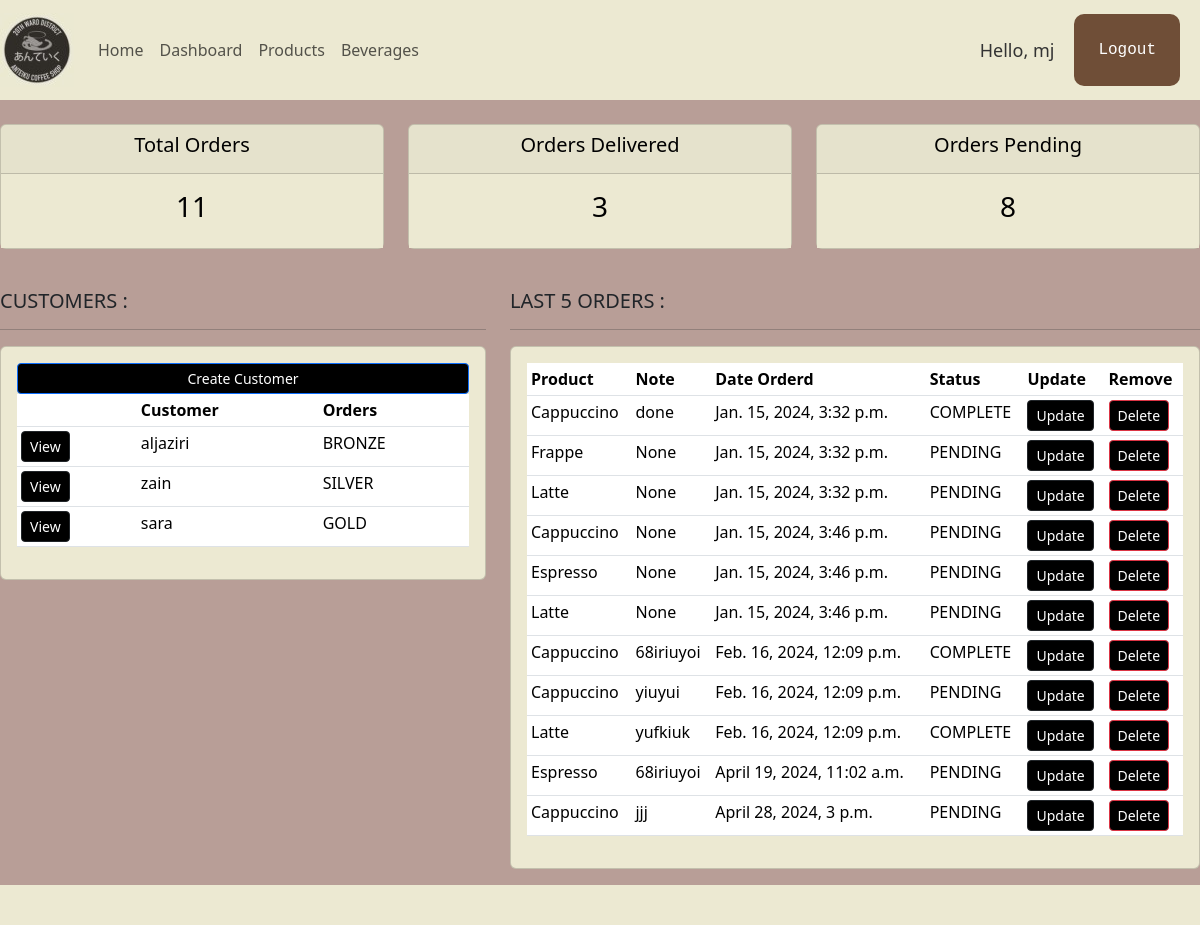
The page /dashboard/ (signed in) on the database its author committed.
### shopFront/models.py (models this page shows, shortened)
class Customer(models.Model):
    first_name = models.CharField(max_length=255)
    last_name = models.CharField(max_length=255)
    email = models.EmailField(unique=True)
    phone = models.CharField(max_length=255)
    birth_date = models.DateField(null=True)
    membership = models.CharField(max_length=6,choices=MEMPERSHIP_CHOICES,default=MEMBERSHIP_BRONZE)

class Order(models.Model):
    placed_at = models.DateTimeField(auto_now_add=True)
    payment_status = models.CharField(max_length=20,choices=PAYMENT_STATUS_CHOICES,default=PAYMENT_STATUS_PENDING)
    customer = models.ForeignKey(Customer,on_delete=models.PROTECT)
    product = models.ForeignKey(Product,null=True, on_delete=models.PROTECT)
    note = models.CharField(max_length=1000, null=True)

class Product(models.Model):
    title = models.CharField(max_length=255)
    description = models.TextField()
    unit_price = models.DecimalField(max_digits=6,decimal_places=2)
    inventory = models.IntegerField()
    last_update = models.DateTimeField(auto_now=True)
    promotions = models.ManyToManyField(Promotion)
    def __str__(self):
        return self.title

### shopFront/decorators.py (the view)
		def wrapper_func(request, *args, **kwargs):
			group = None
			if request.user.groups.exists():
				group = request.user.groups.all()[0].name
			if group in allowed_roles:
				return view_func(request, *args, **kwargs)
			else:
				return HttpResponse('You are not authorized to view this page')

### shopFront/views.py (called while the page is built)
@login_required(login_url='loginPage')
@allowed_users(allowed_roles=['admin'])
def dashboard(request):
    orders = Order.objects.all()
    customers = Customer.objects.all()
    total_customers = customers.count()
    total_orders = orders.count()
    delivered = orders.filter(payment_status='COMPLETE').count
    pending = orders.filter(payment_status='PENDING').count
    context = {'orders':orders,'customers':customers,
               'total_orders':total_orders,'delivered':delivered,
               'pending':pending}
    return render(request,'shopFront/dashboard.html',context)

### shopFront/templates/shopFront/dashboard.html (shortened to what this page needs)
{% extends "shopFront/main.html" %}
{% load static %}
{% block content %}
{% include "shopFront/status.html" %}
<!DOCTYPE html>
<html lang="en">
<head>
    <link rel="stylesheet" href="{%static '/css/dashboard.css'%}">
</head>
<body>
    <br>
<div class="row">
    <div class="col-md-5">
        <h5>CUSTOMERS :</h5>
        <hr>
        <div class="card card-body">
            <a class="btn btn-primary btn-sm btn-block" href="">Create Customer</a>
            <table class="table table-sm">
                <tr>
                    <th></th>
                    <th>Customer</th>
                    <th>Orders</th>
                </tr>
                {%for customer in customers%}
                            <tr>
                                <td><a class="btn btn-sm btn-dark" href="{% url "customerPage" customer.id %}">
                                    View
                                </a></td>
                                <td>{{customer.last_name}}</td>
                                <td>{{customer.membership}}</td>
                            </tr>
                {% endfor %}
            </table>
        </div>
    </div>
    <div class="col-md-7">
        <h5>LAST 5 ORDERS :</h5>
        <hr>
        <div class="card card-body">
            <table class="table table-sm">
                <tr>
                    <th>Product</th>
                    <th>Note</th>
                    <th>Date Orderd</th>
                    <th>Status</th>
                    <th>Update</th>
                    <th>Remove</th>
                </tr>
                {%for order in orders%}
                            <tr>
                                <td>{{order.product}}</td>
                                <td>{{order.note}}</td>
                                <td>{{order.placed_at}}</td>
                                <td>{{order.payment_status}}</td>
                                <td><a class="btn btn-sm  btn-dark" href="{% url "update_order" order.id %}">Update</a></td>
                                <td><a class="btn btn-sm btn-danger" href="{% url "delete_order" order.id %}">Delete</a></td>
                            </tr>
                {% endfor %}
            </table>
        </div>
    </div>
</div>
{% include "shopFront/footer.html" %}
</body>
</html>
{% endblock  %}

### shopFront/templates/shopFront/main.html (shortened to what this page needs)
{% load static %}
<!DOCTYPE html>
<html lang="en">
<head>
    <link rel="stylesheet" href="https://cdn.jsdelivr.net/npm/bootstrap@5.3.2/dist/css/bootstrap.min.css">
    <link rel="stylesheet" href="{%static '/css/main.css'%}">
</head>
<body>
    {% include "shopFront/navbar.html" %}
    {% block content %}
    {% endblock %}
</body>
</html>

### shopFront/templates/shopFront/navbar.html (shortened to what this page needs)
{% load static %}
<nav class="navbar sticky-top navbar-expand-lg navbar-light" style="background-color:#ece9d2">
    <a class="navbar-brand" href="#"><img src="{% static "/images/logo.jpg" %}" alt="coffe mug"></a>
    <div class="collapse navbar-collapse" id="navbarNav">
      <ul class="navbar-nav">
        <li class="nav-item active">
          <a class="nav-link" href="{% url "homePage" %}">Home</a>
        </li>
        <li class="nav-item">
          <a class="nav-link" href="{% url "dashboardPage" %}">Dashboard</a>
        </li>
        <li class="nav-item">
          <a class="nav-link" href="{% url "productsPage" %}">Products</a>
        </li>
        <li class="nav-item">
          <a class="nav-link" href="#">Beverages</a>
        </li>
      </ul>
    </div>
    <span class="hello-msg">Hello, {{request.user}}</span>
    <form action="{% url 'logout' %}">
      <input class="logout-btn" type="submit" value="Logout" />
    </form>
  </nav>

### shopFront/templates/shopFront/status.html
<br>
<div class="row">
    <div class="col">
        <div class="col-md">
            <div class="card text-center text-black mb-3" id="total-orders">
                <div class="card-header">
                    <h5 class="card-title">Total Orders</h5>
                </div>
                <div class="card-body">
                    <h3 class="card-title">{{total_orders}}</h3>
                </div>
            </div>
        </div>
    </div>
    <div class="col">
        <div class="col-md">
            <div class="card text-center text-black mb-3" id="orders-delivered">
                <div class="card-header">
                    <h5 class="card-title">Orders Delivered</h5>
                </div>
                <div class="card-body">
                    <h3 class="card-title">{{delivered}}</h3>
                </div>
            </div>
        </div>
    </div>
    <div class="col">
        <div class="col-md">
            <div class="card text-center text-black mb-3" id="orders-pending">
                <div class="card-header">
                    <h5 class="card-title">Orders Pending</h5>
                </div>
                <div class="card-body">
                    <h3 class="card-title">{{pending}}</h3>
                </div>
            </div>
        </div>
    </div>
</div>

### shopFront/templates/shopFront/footer.html (shortened to what this page needs)
    <div class="footer">
    </div>

### static/css/main.css (style rules this page uses)
body { margin: 0; background-color : #B89E97; }

### static/css/dashboard.css (style rules this page uses)
.btn { background-color: black; }
.card-body { background-color: #ece9d2; }

### shopFront/templates/shopFront/main.html (style rules this page uses)
#total-orders { background-color: #ece9d2; }
#orders-delivered { background-color: #ece9d2; }
#orders-pending { background-color: #ece9d2; }

### shopFront/templates/shopFront/navbar.html (style rules this page uses)
.hello-msg { font-size:18px; color:#333; margin-right:20px; }

### shopFront/templates/shopFront/footer.html (style rules this page uses)
.footer { position: sticky; left: 0; bottom: 0; width: 100%; height: 2.5rem; background-color: #ece9d2; }

### rows shown on the page
Customer: last_name "aljaziri", membership "BRONZE"
Customer: last_name "zain", membership "SILVER"
Customer: last_name "sara", membership "GOLD"
Order: product "Cappuccino", note "done", placed_at "Jan. 15, 2024, 3:32 p.m.", payment_status "COMPLETE"
Order: product "Frappe", note "None", placed_at "Jan. 15, 2024, 3:32 p.m.", payment_status "PENDING"
Order: product "Latte", note "None", placed_at "Jan. 15, 2024, 3:32 p.m.", payment_status "PENDING"
Order: product "Cappuccino", note "None", placed_at "Jan. 15, 2024, 3:46 p.m.", payment_status "PENDING"
Order: product "Espresso", note "None", placed_at "Jan. 15, 2024, 3:46 p.m.", payment_status "PENDING"
Order: product "Latte", note "None", placed_at "Jan. 15, 2024, 3:46 p.m.", payment_status "PENDING"
Order: product "Cappuccino", note "68iriuyoi", placed_at "Feb. 16, 2024, 12:09 p.m.", payment_status "COMPLETE"
Order: product "Cappuccino", note "yiuyui", placed_at "Feb. 16, 2024, 12:09 p.m.", payment_status "PENDING"
Order: product "Latte", note "yufkiuk", placed_at "Feb. 16, 2024, 12:09 p.m.", payment_status "COMPLETE"
Order: product "Espresso", note "68iriuyoi", placed_at "April 19, 2024, 11:02 a.m.", payment_status "PENDING"
Order: product "Cappuccino", note "jjj", placed_at "April 28, 2024, 3 p.m.", payment_status "PENDING"

### other values the page prints
{{ request.user }} "mj"
{{ total_orders }} "11"
{{ delivered }} "3"
{{ pending }} "8"
